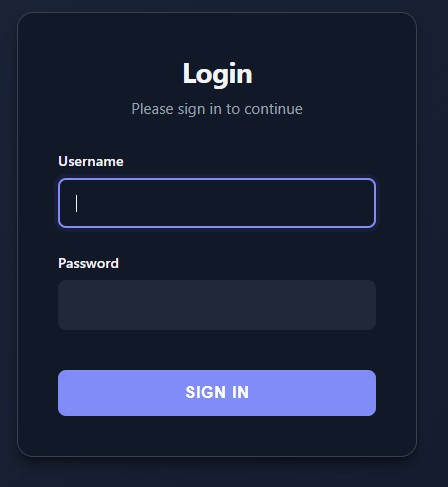
#> input picture images/auth_login.jpg, 448 x 487 px
$ python -i 09_image_effects.py   (imports and definitions only)
#> lines starting #> are read from the running program, lines starting #| are printed output that depends on the picture
from PIL import Image, ImageFilter

from func_to_web import Literal, run
from func_to_web.custom_pydantic_types import ImageFile


def apply_effect(
    image: ImageFile,
    effect: Literal['blur', 'sharpen', 'contour', 'emboss', 'edge_enhance'] = 'blur',
    intensity: float | None = None,
):
    """Apply various effects to images"""
#> called with image = '../images/auth_login.jpg', effect = 'blur'
    img = Image.open(image)
#> img is the input picture: PIL image 448x487 RGB; mean R, G, B 29.3, 36.9, 59.8
    intensity = intensity or 1.0

    if effect == 'blur':
        return img.filter(ImageFilter.GaussianBlur(intensity * 5))
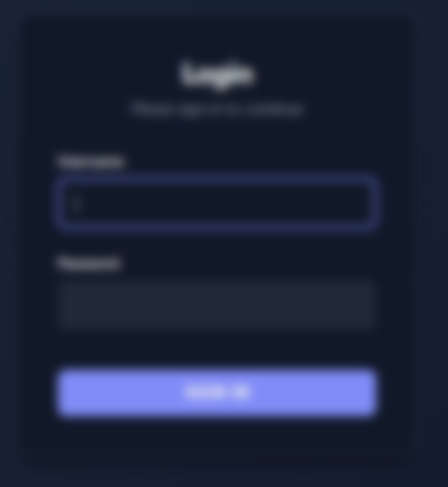
#> returned value: PIL image 448x487 RGB; mean R, G, B 29.3, 36.9, 59.8
    elif effect == 'sharpen':
        return img.filter(ImageFilter.SHARPEN)
    elif effect == 'contour':
        return img.filter(ImageFilter.CONTOUR)
    elif effect == 'emboss':
        return img.filter(ImageFilter.EMBOSS)
    elif effect == 'edge_enhance':
        return img.filter(ImageFilter.EDGE_ENHANCE)

# [1 line not run here, left out]

>>> result = apply_effect('../images/auth_login.jpg')

$ run again, on images/basic_example.jpg
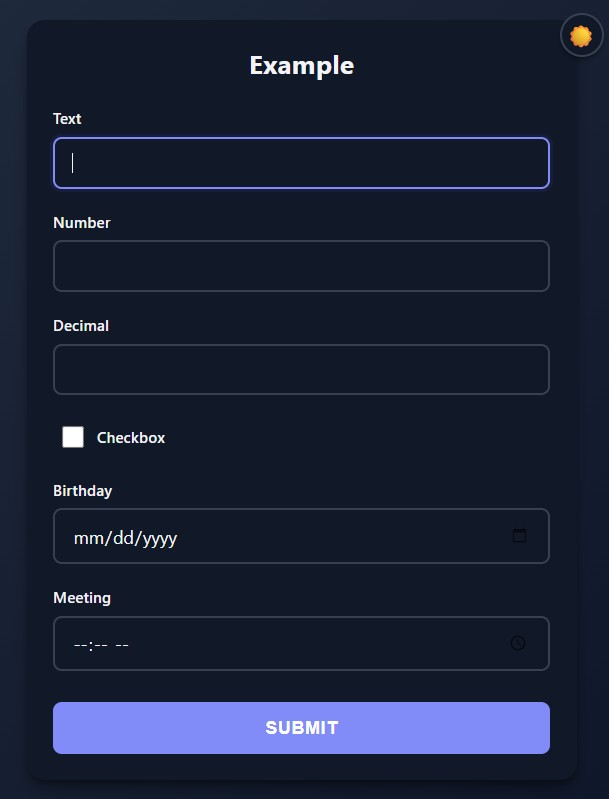
#> input picture images/basic_example.jpg, 609 x 799 px
#> in apply_effect, img is the input picture: PIL image 609x799 RGB; mean R, G, B 26.7, 34, 55.3
#> in apply_effect, `return img.filter(ImageFilter.GaussianBlur(intensity * 5))`:
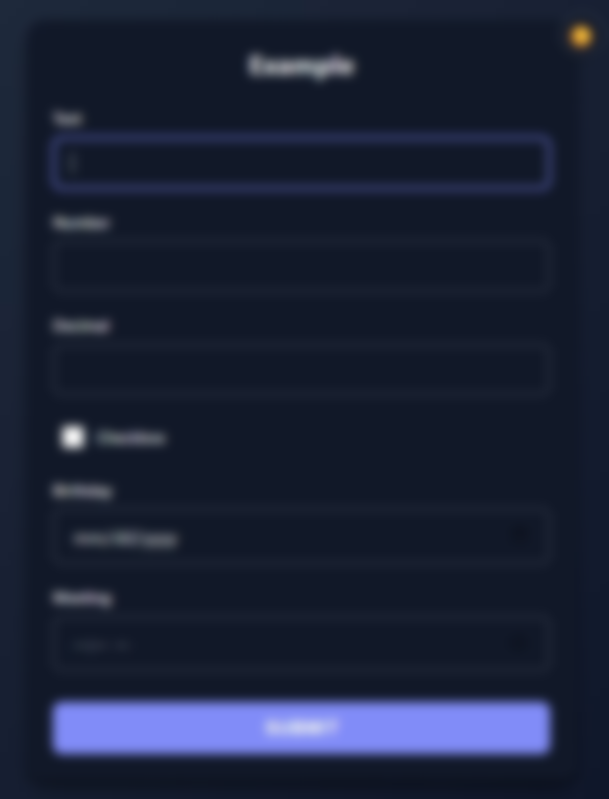
#> returned value: PIL image 609x799 RGB; mean R, G, B 26.7, 34, 55.3

$ run again, on images/basic_validation.jpg
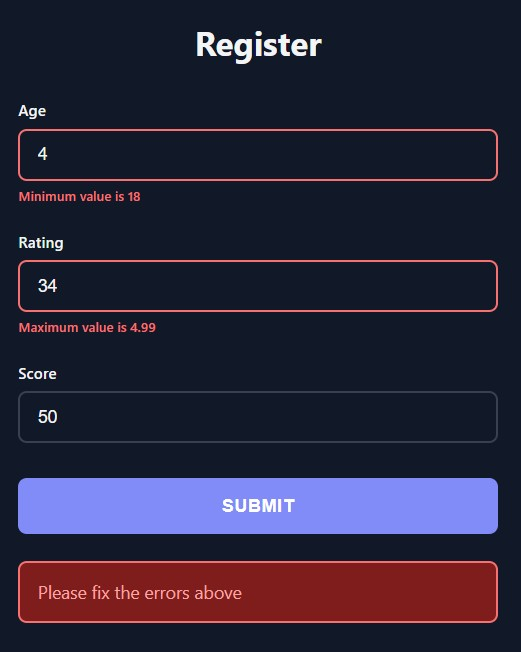
#> input picture images/basic_validation.jpg, 521 x 652 px
#> in apply_effect, img is the input picture: PIL image 521x652 RGB; mean R, G, B 42, 37.7, 58.8
#> in apply_effect, `return img.filter(ImageFilter.GaussianBlur(intensity * 5))`:
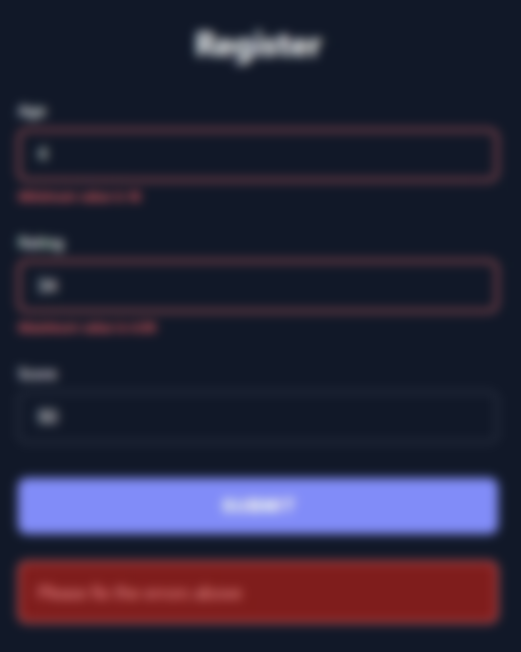
#> returned value: PIL image 521x652 RGB; mean R, G, B 42, 37.7, 58.8
